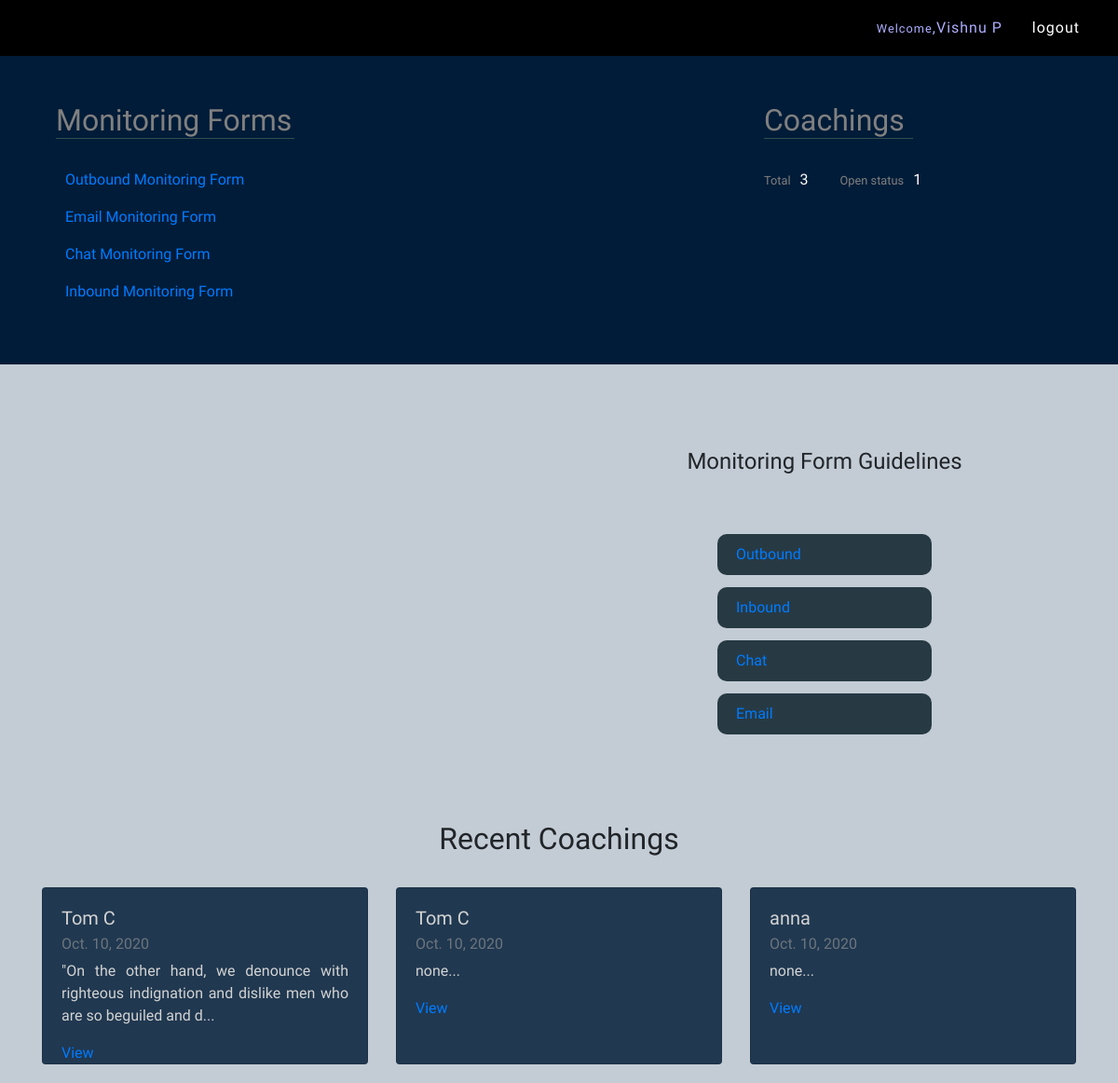
/employees/qahome (signed in), run on the app's committed database.
### employees/models.py (models this page shows, shortened)
class Profile(models.Model):
    team_list=(
        ('Noom','Noom'),('Aadya Solutions','Aadya Solutions'),('UPS CLP','UPS CLP'),('Gardening Express','Gardening Express'),
        ('Maxwell Properties','Maxwell Properties'),('Gubagoo','Gubagoo'),('Digital Swiss Gold','Digital Swiss Gold'),
        ('Digital Signage','Digital Signage'),('Success Systems','Success Systems'),('Advancement Consulting ','Advancement Consulting'),
        ('Insalvage','Insalvage'),('Medicare','Medicare'),('Printerpix','Printerpix'),('Printerpix Training','Printerpix Training'),
        ('First Look Appraisal','First Look Appraisal'),('TCA Counseling Group','TCA Counseling Group'),('Advit Sahdev Marketing','Advit Sahdev Marketing'),
        ('AKDY','AKDY'),('AKDY Training','AKDY Training'),('Monster Lead Group','Monster Lead Group'),('Fame House','Fame House'),
        ('Lecanto Green coffee','Lecanto Green coffee'),('Micro Distributing','Micro Distributing'),('Aditya Birla','Aditya Birla'),
        ('Aditya Birla Cellulose','Aditya Birla Cellulose'),('Aditya Birla Cellulose Training','Aditya Birla Cellulose Training'),
        ('City Security Services','City Security Services'),('Active Sports Club','Active Sports Club'),('Aditya Birla Sampling Team','Aditya Birla Sampling Team'),
        ('Aditya Birla Sampling Team Trainig','Aditya Birla Sampling Team Trainig'),('Bigo - IMO Group Chat','Bigo - IMO Group Chat'),
        ('Bigo Monitor Team','Bigo Monitor Team'),('Daniel Wellington','Daniel Wellington'),('Option Matrix','Option Matrix'),
        ('Info Think LLC','Info Think LLC'),('MT Cosmetics','MT Cosmetics'),("Something's Brewing","Something's Brewing"),
        ('WIT Digital','WIT Digital'),('Sync Treasury LLC','Sync Treasury LLC'),('SANA GAMING CONSULTING','SANA GAMING CONSULTING'),
        ('GrayStone LLC','GrayStone LLC'),('Kaapi Machines','Kaapi Machines'),('Richmond Assets & Holdings','Richmond Assets & Holdings'),
        ('US Home Exterior','US Home Exterior'),('Pre Management Leicester LTD','Pre Management Leicester LTD'),('American Income Life','American Income Life'),
        ('Life Alarm Services','Life Alarm Services'),('ERI Global','ERI Global'),('Allen Consulting group','Allen Consulting group'),
        ('Jeffery Tan ','Jeffery Tan '),('Student Life','Student Life'),('Career Transition Specialist','Career Transition Specialist'),
        ('Golden Eye Tech CCTV','Golden Eye Tech CCTV'),('MOVEMENT INSURANCE','MOVEMENT INSURANCE'),('Nucleus Media','Nucleus Media'),
        ('PSECU','PSECU'),('Tentamus','Tentamus'),('L&D','L&D'),('Get A Rate','Get A Rate'),('Mayfair Acct and Wealth','Mayfair Acct and Wealth'),
        ('Superking','Superking'),('Millionaires Group','Millionaires Group'),('PROTOSTAR','PROTOSTAR'),('MESSE FRANKFURT','MESSE FRANKFURT'),
        ('System 4','System 4'),('Naffa Innovations Pvt Ltd','Naffa Innovations Pvt Ltd'),('Support Staff','Support Staff')
                    )
    emp_desi_list=(
        ('CRO','CRO'),('Patrolling officer','Patrolling officer'),('TL','TL'),('AM','AM'),('Trainer','Trainer'),
        ('AD','AD'),('Manager','Manager'),('Service Delivery Manager','Service Delivery Manager'),('Asst.Manager','Asst.Manager'),
        ('CC Team','CC Team'),('BD','BD'),('MIS','MIS'),('Data Analyst','Data Analyst'),('Team Leader','Team Leader'),('QA','QA'),
        ('ATL','ATL'),('SME','SME')
                   )
    user=models.OneToOneField(User,on_delete=models.CASCADE)
    emp_name = models.CharField(max_length=30)
    emp_id=models.IntegerField()
    emp_desi=models.CharField(max_length=50,choices=emp_desi_list)
    team=models.CharField(max_length=50,choices=team_list)
    email=models.EmailField(default='emp@ecpl.com',null=True)

class OutboundMonitoringForm(models.Model):
    associate_name=models.CharField(max_length=50)
    emp_id=models.IntegerField()
    qa = models.CharField(max_length=50)
    team_lead = models.CharField(max_length=50)
    customer_name=models.CharField(max_length=50)
    customer_contact=models.IntegerField()
    call_date=models.DateField()
    audit_date = models.DateField()
    campaign=models.CharField(max_length=100)
    zone=models.CharField(max_length=60)
    concept=models.CharField(max_length=60)
    call_duration=models.IntegerField()
    opening_1=models.CharField(max_length=10)
    opening_2=models.CharField(max_length=10)
    softskill_1=models.CharField(max_length=10)
    softskill_2 = models.CharField(max_length=10)
    softskill_3 = models.CharField(max_length=10)
    softskill_4 = models.CharField(max_length=10)
    softskill_5 = models.CharField(max_length=10)
    softskill_6 = models.CharField(max_length=10)
    business_1=models.CharField(max_length=10)
    business_2 = models.CharField(max_length=10)
    business_3 = models.CharField(max_length=10)
    closing_1=models.CharField(max_length=10)
    closing_2 = models.CharField(max_length=10)
    compliance_1=models.CharField(max_length=10)
    compliance_2 = models.CharField(max_length=10)
    compliance_3 = models.CharField(max_length=10)
    total_score=models.IntegerField(null=True)
    compliance=models.IntegerField(null=True)
    opening_total=models.IntegerField(null=True)
    softskill_total=models.IntegerField(null=True)
    business_total=models.IntegerField(null=True)
    closing_total=models.IntegerField(null=True)
    compliance_total=models.IntegerField(null=True)
    areas_improvement = models.TextField()
    positives=models.TextField()
    comments=models.TextField()
    added_by=models.CharField(max_length=30)
    status=models.BooleanField(default=False)
    closed_date=models.DateField(null=True)
    def snippet(self):
        return self.comments[:100]+'...'

### employees/views.py (the view)
# urls.py: path('qahome',qahome),
def qahome(request):
    user=request.user.profile.emp_name
    coachings=OutboundMonitoringForm.objects.filter(added_by=user).order_by('id').reverse()[:8]
    counts=OutboundMonitoringForm.objects.filter(added_by=user).count()
    opencounts = OutboundMonitoringForm.objects.filter(added_by=user,status=False).count()
    data={'coachings':coachings,'counts':counts,'opencounts':opencounts}
    return render(request,'qa-home.html',data)

### templates/qa-home.html (shortened to what this page needs)
{% extends 'base.html' %}
{% block main %}
{% load static %}
<section id="profile">
    <div class="container-lg">
        <div class="row">
                            <div class="col-md-8" style="padding: 50px 30px">
                                <h2 style="color:grey;border-bottom: 1px solid darkslategrey;width: 256px">Monitoring Forms</h2>
                                <br>
                                <div style="margin-left:10px">
                                    <p><a href="/employees/outbound-coaching-form">Outbound Monitoring Form</a></p>
                                    <p><a href="/employees/email-coaching-form">Email Monitoring Form</a></p>
                                    <p><a href="/employees/chat-coaching-form">Chat Monitoring Form</a></p>
                                    <p><a href="/employees/inbound-coaching-form">Inbound Monitoring Form</a></p>
                                </div>
                            </div>
                            <div class="col-md-4" style="padding: 50px 30px">
                                <h2 style="color:grey;border-bottom: 1px solid darkslategrey;width: 160px">Coachings</h2>
                                <br>
                                <small style="color:grey">Total</small><span style="color:White;margin-left:10px">{{counts}}</span>
                                <small style="color:grey;margin-left:30px;">Open status</small><span style="color:White;margin-left:10px">{{opencounts}}</span>
                            </div>
        </div>
    </div>
</section>
<section id="guidelines" style="padding-top:70px">
    <div class="container-lg">
        <div class="row">
            <div class="col-md-6">
            </div>
            <div class="col-md-6">
                <h4 class="text-center" style="margin-top:20px">Monitoring Form Guidelines</h4>
                <ul>
                    <li><a href="">Outbound </a></li>
                    <li><a href="">Inbound </a></li>
                    <li><a href="">Chat </a></li>
                    <li><a href="">Email </a></li>
                </ul>
            </div>
        </div>
    </div>
</section>
<section style="padding-top:70px">
    <div class="container-lg">
        <h2 class="text-center">Recent Coachings </h2><br>
        <div class="row">
                {% for coaching in coachings %}
                <div class="col-md-4">
                <div class="card" style="background:#203850; margin-bottom:20px">
                  <div class="card-body">
                    <h5 class="card-title">{{coaching.associate_name}}</h5>
                    <h6 class="card-subtitle mb-2 text-muted">{{coaching.audit_date}}</h6>
                    <p class="card-text">{{coaching.snippet}}</p>
                    <a href="/employees/coaching/{{coaching.id}}" class="card-link">View</a>
                  </div>
                </div>
                </div>
                {% endfor %}
        </div>
    </div>
</section>
{% endblock %}

### templates/base.html (shortened to what this page needs)
<!DOCTYPE html>
<html lang="en">
<head>
    {% load static %}
    <link rel="stylesheet" href="https://cdn.jsdelivr.net/npm/bootstrap@4.5.3/dist/css/bootstrap.min.css">
    <link rel="stylesheet" href="{% static 'css/style.css' %}">
    <link rel="stylesheet" href="https://stackpath.bootstrapcdn.com/font-awesome/4.7.0/css/font-awesome.min.css">
</head>
<body>
        <section id="nav">
            <div class="container-fluid">
                <ul class="nav justify-content-end">
                    {% if user.is_authenticated %}
                    <li class="nav-item"><a href="" class="nav-link1" style="color:blue"><small>Welcome</small>,{{user.profile.emp_name}}</a></li>
                    <li class="nav-item"><a class="nav-link" href="/employees/logout">logout</a></li>
                    {% else %}
                    <li class="nav-item"><a class="nav-link" href="login">login</a></li>
                    {% endif %}
                </ul>
            </div>
        </section>
    {% block main %}
    {% endblock %}
</body>
</html>

### static/css/style.css (style rules this page uses)
* { padding: 0; margin: 0; }
body { font-family: 'Maven Pro', sans-serif; background:#c3ccd5; }
#nav { background: black; height: 60px; padding: 10px 10px; }
#nav .nav-link { color:white!important; letter-spacing:1px; }
#nav .nav-link1 { color:#adadff!important; letter-spacing:1px; display: block; padding: .5rem 1rem; }
#profile { background: #011c38; }
.card-title,.card-text { color:lightgrey; text-align:justify; }
.card { height:190px; }
#guidelines ul { position: relative; width: 250px; margin: 40px auto 0; padding: 10px; box-sizing: border-box; }
#guidelines ul li { display: flex; background:#273a44; padding: 10px 20px; color: #fff; margin: 13px 0; transition: .5s; border-radius: 10px; }

### data on the page
OutboundMonitoringForm: associate_name "Tom C", audit_date "Oct. 10, 2020", snippet "\"On the other hand, we denounce with righteous indignation and dislike men who are so beguiled and d..."
OutboundMonitoringForm: associate_name "Tom C", audit_date "Oct. 10, 2020", snippet "none..."
OutboundMonitoringForm: associate_name "anna", audit_date "Oct. 10, 2020", snippet "none..."

### other printed values
{{ user.profile.emp_name }} "Vishnu P"
{{ counts }} "3"
{{ opencounts }} "1"
